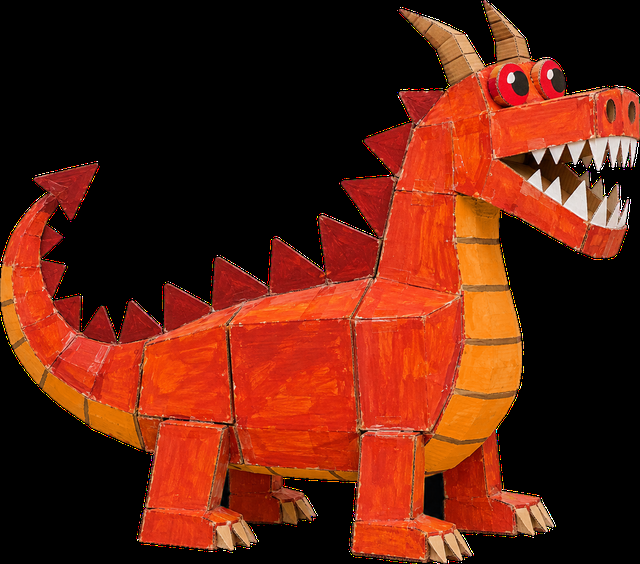
#> input picture sample/battle/enemy-dragon.png, 640 x 564 px
$ python -i prepare_assets.py   (imports and definitions only)
#> lines starting #> are read from the running program, lines starting #| are printed output that depends on the picture; after the words box and inside, x2 and y2 are one past the last pixel; in counts of white or black regions, pixels touching at a corner belong together
#> further down, picture is the input picture: shape (564, 640, 3); mean B, G, R 15, 33, 96
#!/usr/bin/env python3
"""戦闘画面サンプル素材の加工。
実行: uv run --with pillow --with numpy --with scipy python3 -I prepare_assets.py \
        --sheet SHEET.png --dragon DRAGON.png --bg BG.png --out OUTDIR
"""
import argparse, shutil
from pathlib import Path
import numpy as np
from PIL import Image, ImageFilter
from scipy import ndimage as ndi

MAX_H = 480      # 味方の最大高さ（4人共通の縮小率で適用）
DRAGON_LONG = 640


def blur_alpha(a, r):
    im = Image.fromarray((np.clip(a, 0, 1) * 255).astype(np.uint8))
    return np.asarray(im.filter(ImageFilter.GaussianBlur(r)), dtype=np.float32) / 255


def cut_gray(rgb, tol=22):
    """外周から連結した灰色背景を抜く。戻り値: RGBA(float配列)"""
#> called with tol = 22
    h, w, _ = rgb.shape
#> h = 564; w = 640
    f = rgb.astype(np.float32)
    border = np.concatenate([f[0], f[-1], f[:, 0], f[:, -1]])
#> border = 2408 rows, first 8: [0, 0, 0], [0, 0, 0], [0, 0, 0], [0, 0, 0], [0, 0, 0], [0, 0, 0], [0, 0, 0], [0, 0, 0]
    bg = np.median(border, axis=0)
#> bg = [0, 0, 0]
    # 背景は緩やかなグラデの可能性があるので、局所背景色を大きなメディアン風に近似: 単色距離+彩度
    dist = np.abs(f - bg).max(axis=2)
    sat = f.max(axis=2) - f.min(axis=2)
    lum = f.mean(axis=2)
    # 背景色に近い色 + 無彩色の暗めの灰色（足元の影）。外周連結のものだけ抜く
    shadow = ndi.binary_opening((sat < 10) & (lum > 135) & (lum <= bg.mean() - tol), iterations=2)
#> shadow: shape (564, 640) bool; every value is 0
    bgish = (dist < tol) | shadow
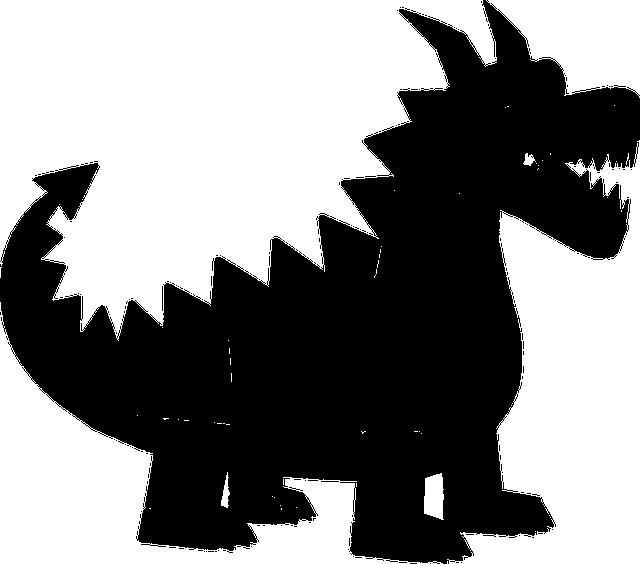
#> bgish: shape (564, 640) bool; 53% white; 155 black regions (153 under 20 px), largest, box (x1, y1, x2, y2) and area: (0, 0, 640, 564) 169078, (162, 286, 163, 311) 25
    lab, _ = ndi.label(bgish)
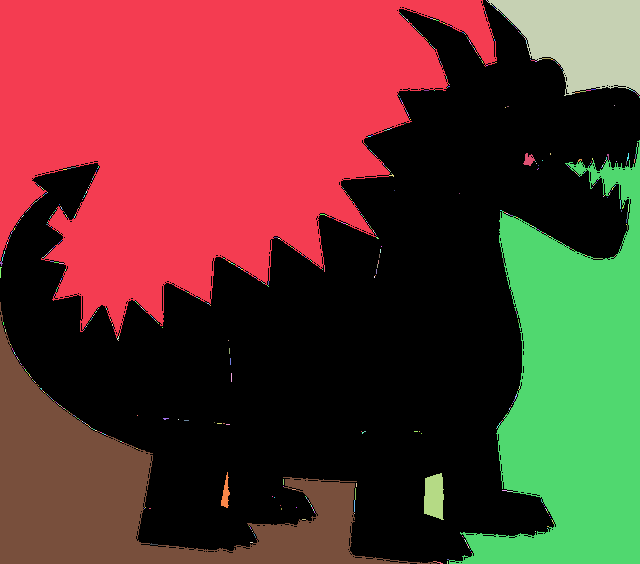
#> lab: shape (564, 640) int32; 694 distinct labels, from 0 to 693; one colour per label, 0 black
    border_labels = set(np.unique(np.concatenate([lab[0], lab[-1], lab[:, 0], lab[:, -1]]))) - {0}
#> border_labels = 10 items
    bgmask = np.isin(lab, list(border_labels))
#> bgmask: shape (564, 640) bool; 52.4% white; 155 black regions (153 under 20 px), largest, box (x1, y1, x2, y2) and area: (0, 0, 640, 564) 171300, (162, 286, 163, 311) 25
    fg = ~bgmask
    # 小さな孤立ノイズ除去
    lab2, n = ndi.label(fg)
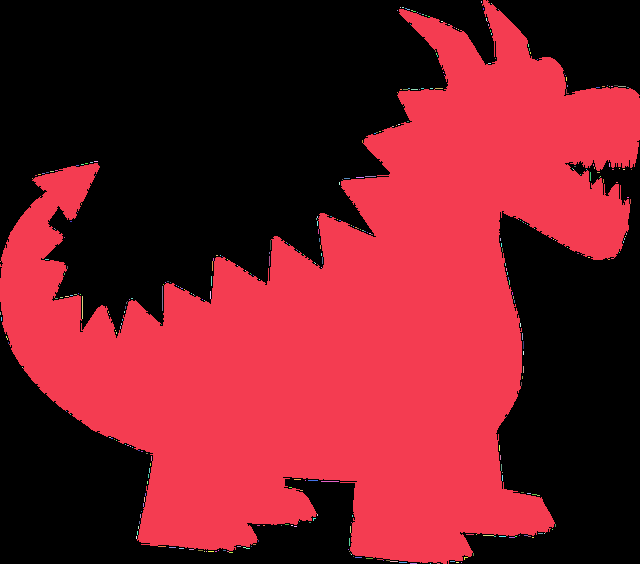
#> lab2: shape (564, 640) int32; 364 distinct labels, from 0 to 363; one colour per label, 0 black
#> n = 363
    sizes = ndi.sum(fg, lab2, range(1, n + 1))
#> sizes = 363 values, max 170733 at index 0, min 1 at index 2, mean 473.2
    keep = np.zeros(n + 1, bool)
    keep[1:] = sizes > 500
    fg = keep[lab2]
#> fg: shape (564, 640) bool; 47.3% white; 1 white region, box (x1, y1, x2, y2) and area: (0, 0, 640, 564) 170733
    core = ndi.binary_erosion(fg, iterations=2)
#> core: shape (564, 640) bool; 45.2% white; 1 white region, box (x1, y1, x2, y2) and area: (2, 2, 638, 562) 163094
    alpha = blur_alpha(ndi.binary_erosion(fg, iterations=1).astype(np.float32), 1.0)
#> in blur_alpha, `im = Image.fromarray((np.clip(a, 0, 1) * 255).astype(np.uint8))`:
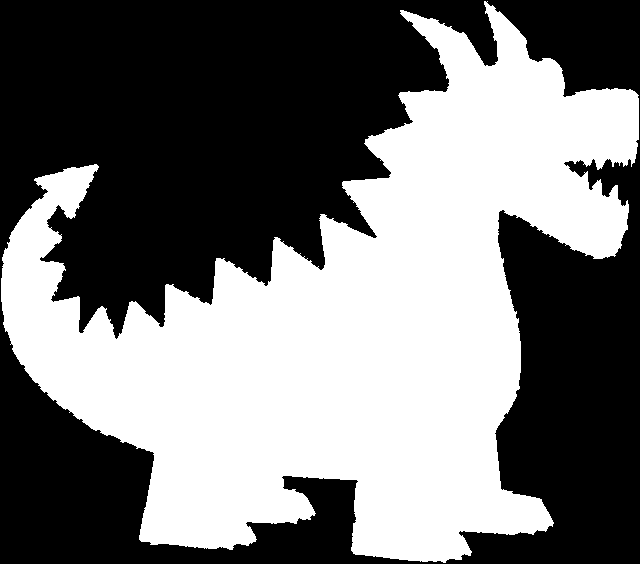
#> im: PIL image 640x564 L; 46.2% white; 1 white region, box (x1, y1, x2, y2) and area: (1, 1, 639, 563) 166751
    # defringe: コア外の色は最近傍コア色で置換
    _, (iy, ix) = ndi.distance_transform_edt(~core, return_indices=True)
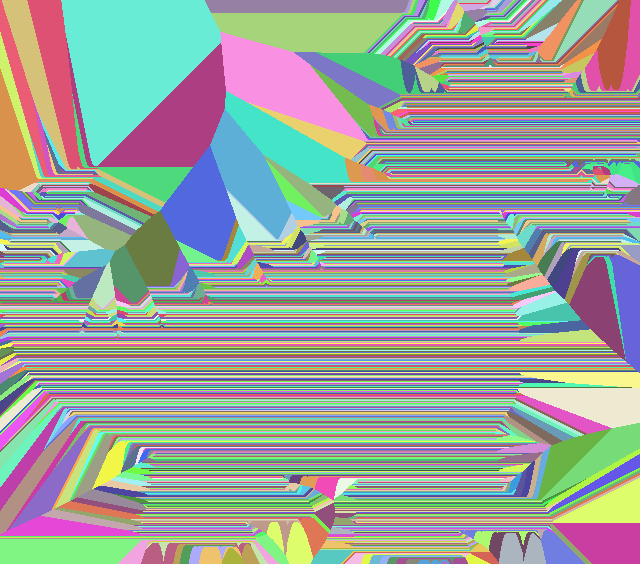
#> iy: shape (564, 640) int32; 560 distinct labels, from 2 to 561; one colour per label, 0 black
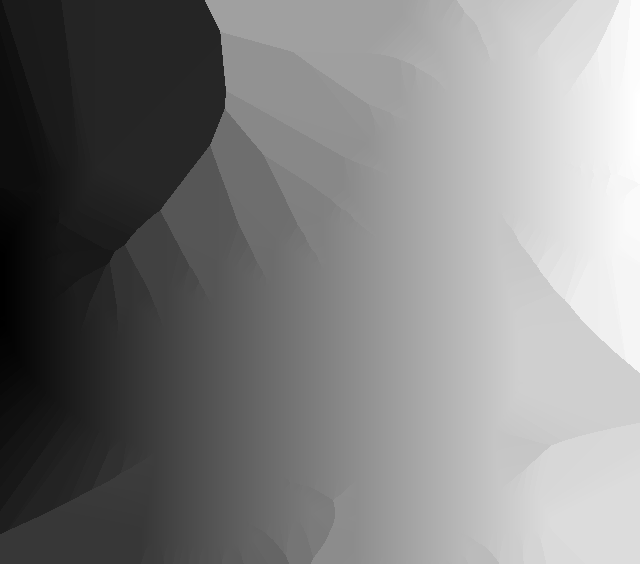
#> ix: shape (564, 640) int32; min 2, max 637, mean 320.7; drawn with min black and max white
    col = f[iy, ix]
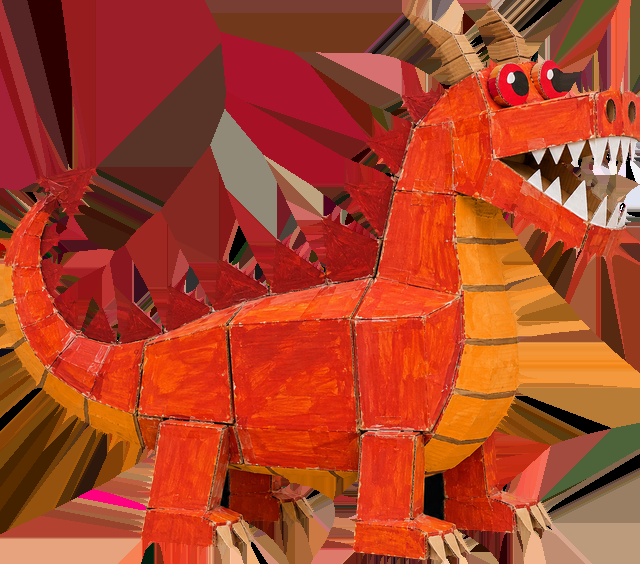
#> col: shape (564, 640, 3) float32; mean B, G, R 39.3, 67, 170.8
    col[core] = f[core]
    out = np.dstack([col, alpha * 255]).clip(0, 255).astype(np.uint8)
    return out, fg


# [90 lines left out: functions split_people, main, not called in this run]


# [2 lines not run here, left out]

>>> import cv2
>>> picture = cv2.imread('../enemy-dragon.png')
>>> result = cut_gray(picture)
